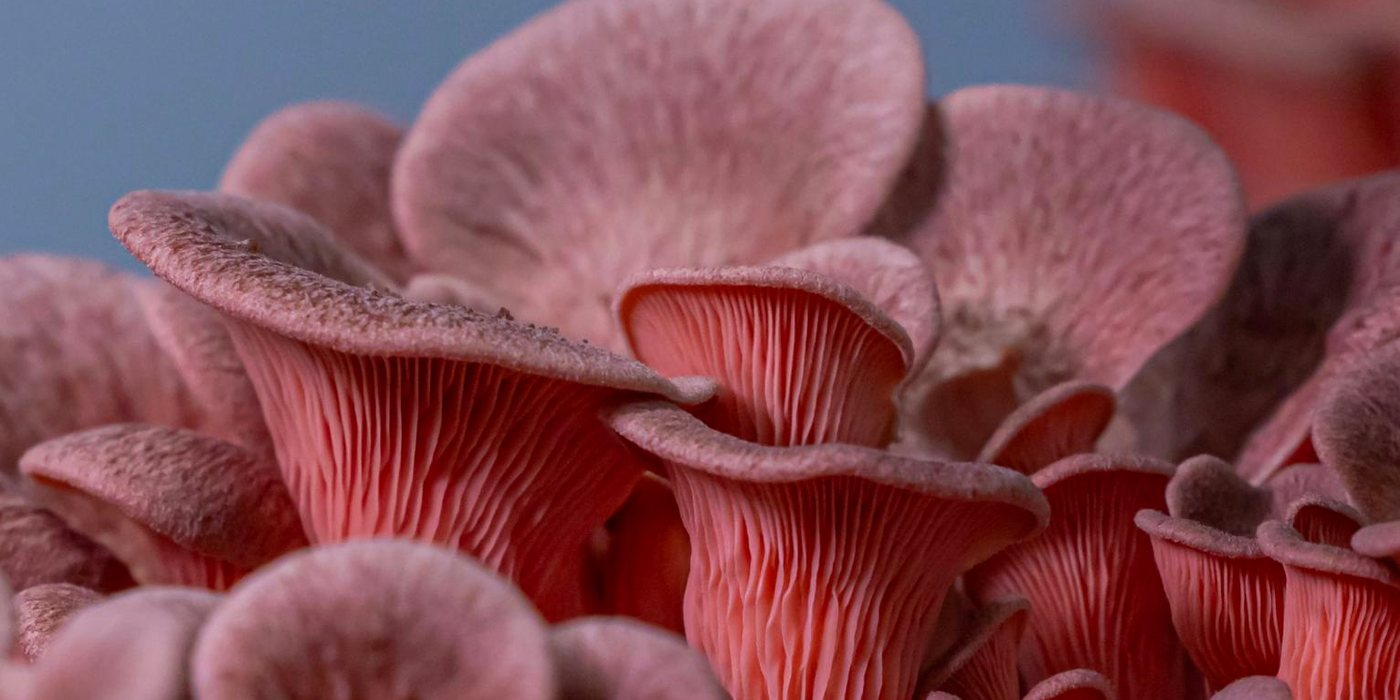
#> input picture images/card_hero.jpg, 1400 x 700 px
$ python make_og.py
#> lines starting #> are read from the running program, lines starting #| are printed output that depends on the picture
"""Builds images/og.jpg, the link-preview image shown when the site is shared
on WhatsApp, Facebook, Telegram and the like.

1200x630 is the size those services crop to. Run this only when the photo or
the branding changes; build.py does not regenerate it.

Layout: the photograph keeps its full colour in the upper band and the type
sits on solid ground below it, with the seal straddling the join. Darkening
the whole photograph to make the text readable was tried first and it turned
the pink oysters brown, which is the one thing this image exists to show.

Hebrew is drawn right to left by reversing the string, which is correct for
plain Hebrew with no embedded Latin text or digits. If you ever add either,
this needs a real bidi library instead.
"""

import pathlib

from PIL import Image, ImageDraw, ImageEnhance, ImageFont, ImageOps

HERE = pathlib.Path(__file__).parent
W, H = 1200, 630
PHOTO_H = 250          # where the photograph gives way to solid ground
FADE = 42              # soft join, so the edge is not a hard line

SOURCE_PHOTO = HERE / "images" / "card_hero.jpg"
LOGO = HERE / "images" / "logo-cream.png"
OUT = HERE / "images" / "og.jpg"

GROUND = (23, 21, 18)
CREAM = (242, 237, 227)
OCHRE = (200, 151, 63)

HEB_BOLD = r"C:\Windows\Fonts\FrankRuehlCLM-Bold.otf"
LATIN = r"C:\Windows\Fonts\arialbd.ttf"


def heb(s):
    """Reverse for right-to-left drawing. Plain Hebrew only."""
    return s[::-1]


canvas = Image.new("RGB", (W, H), GROUND)
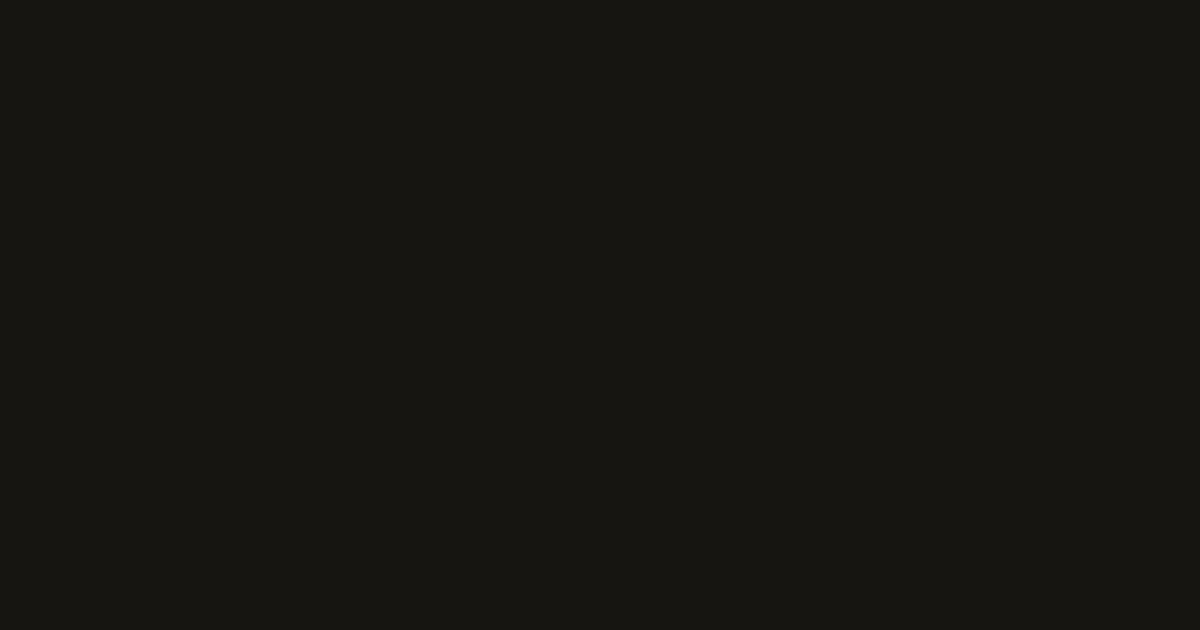
#> canvas: PIL image 1200x630 RGB; mean R, G, B 23, 21, 18

photo = ImageOps.exif_transpose(Image.open(SOURCE_PHOTO)).convert("RGB")
#> photo is the input picture: PIL image 1400x700 RGB; mean R, G, B 130.8, 75.8, 83.5
photo = ImageOps.fit(photo, (W, PHOTO_H), Image.LANCZOS, centering=(0.5, 0.42))
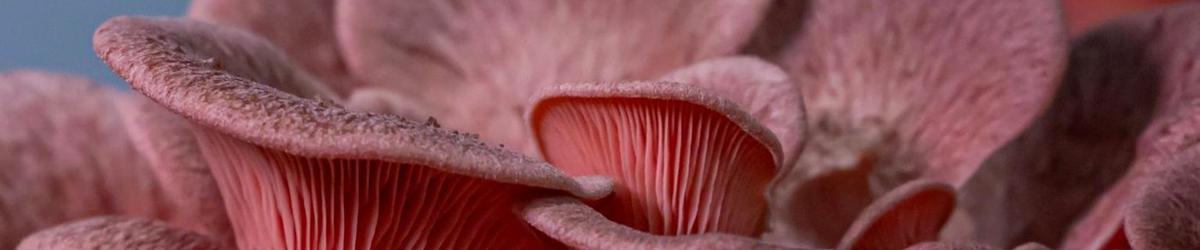
#> photo: PIL image 1200x250 RGB; mean R, G, B 131.8, 76.7, 82.3
photo = ImageEnhance.Color(photo).enhance(1.12)
canvas.paste(photo, (0, 0))
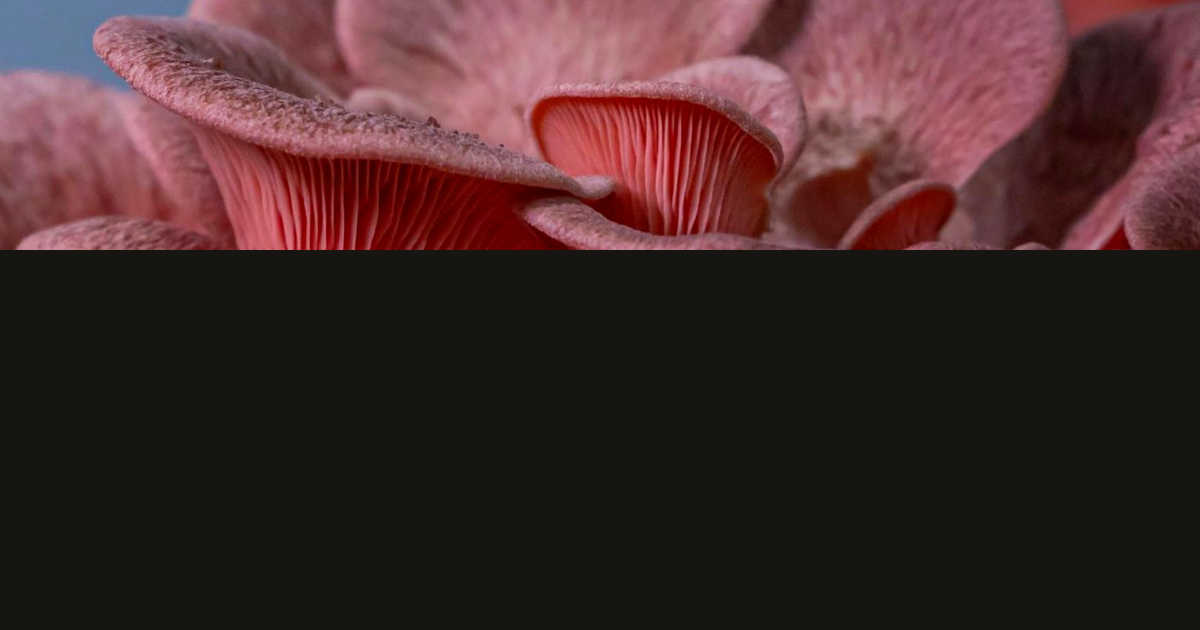
#> canvas: PIL image 1200x630 RGB; mean R, G, B 67.8, 42.1, 42.8

# fade the bottom of the photograph into the ground
fade = Image.new("L", (1, FADE))
for y in range(FADE):
    fade.putpixel((0, y), int(255 * (y / FADE) ** 0.85))
region = (0, PHOTO_H - FADE, W, PHOTO_H)
canvas.paste(
    Image.composite(
        Image.new("RGB", (W, FADE), GROUND),
        canvas.crop(region),
        fade.resize((W, FADE)),
    ),
    region,
)
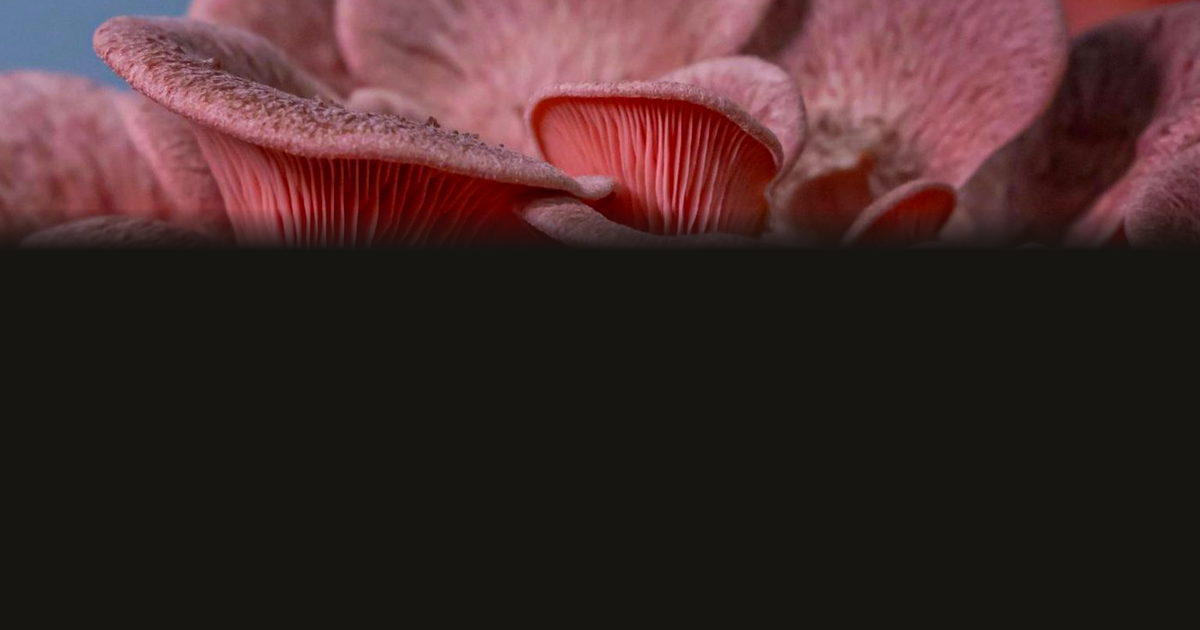
#> canvas: PIL image 1200x630 RGB; mean R, G, B 64.2, 41, 41.4

draw = ImageDraw.Draw(canvas)

#> (the run stopped early here; a loop or call above may not have finished)

$ run again, with images/black_pearl.jpg copied over images/card_hero.jpg
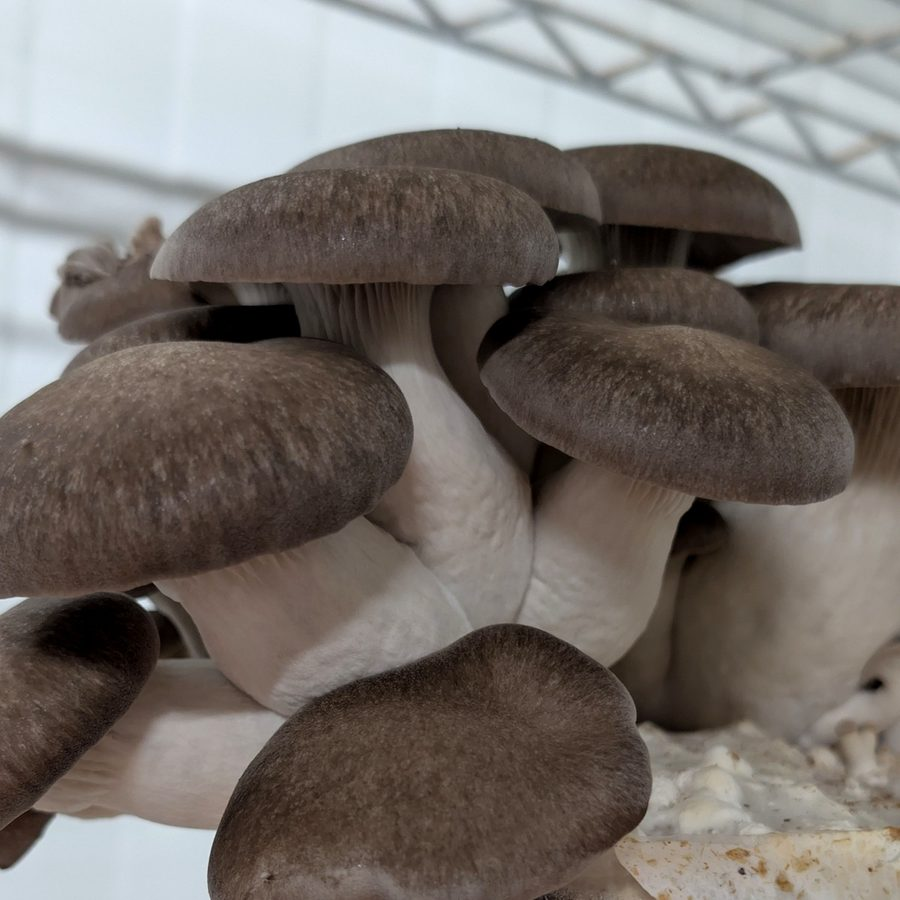
#> input picture images/black_pearl.jpg, 900 x 900 px
#> photo is the input picture: PIL image 900x900 RGB; mean R, G, B 117.4, 110.7, 105.9
#> `photo = ImageOps.fit(photo, (W, PHOTO_H), Image.LANCZOS, centering=(0...`:
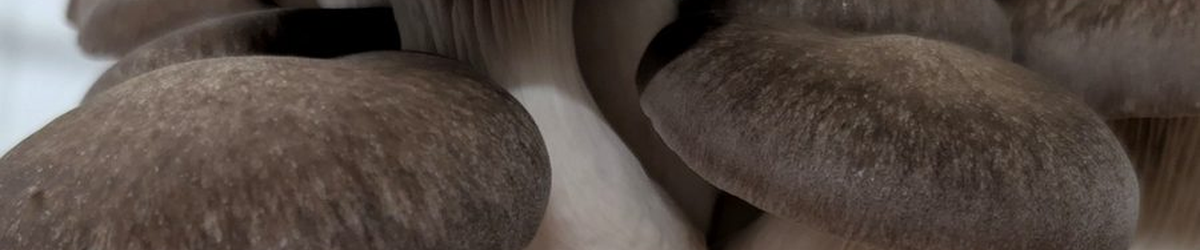
#> photo: PIL image 1200x250 RGB; mean R, G, B 84, 73, 66.5
#> `canvas.paste( Image.composite( Image.new("RGB", (W, FADE), GROUND), ca..`:
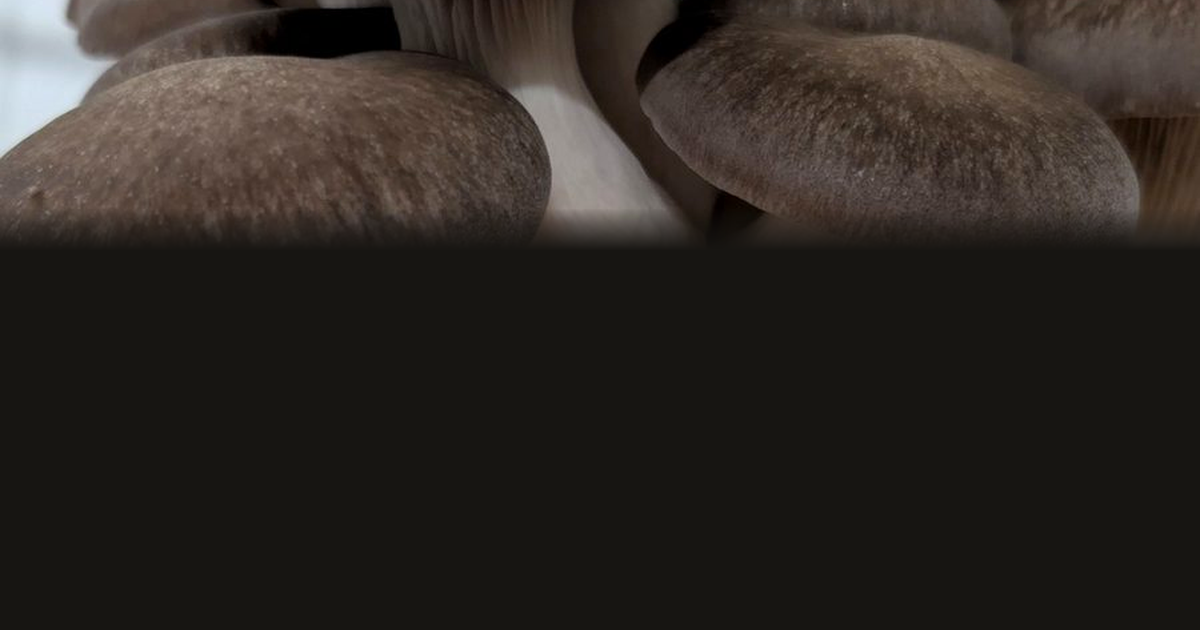
#> canvas: PIL image 1200x630 RGB; mean R, G, B 45.2, 39.5, 35.1

$ run again, with images/blue_oyster.jpg copied over images/card_hero.jpg
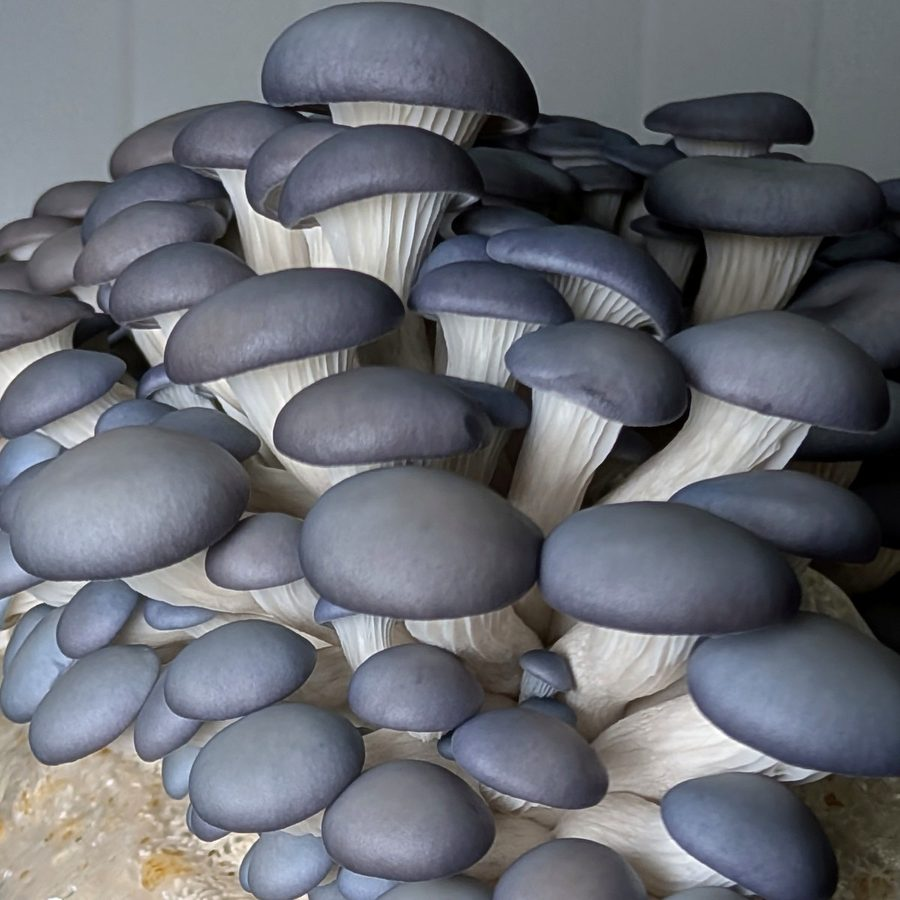
#> input picture images/blue_oyster.jpg, 900 x 900 px
#> photo is the input picture: PIL image 900x900 RGB; mean R, G, B 104.8, 107.4, 115.1
#> `photo = ImageOps.fit(photo, (W, PHOTO_H), Image.LANCZOS, centering=(0...`:
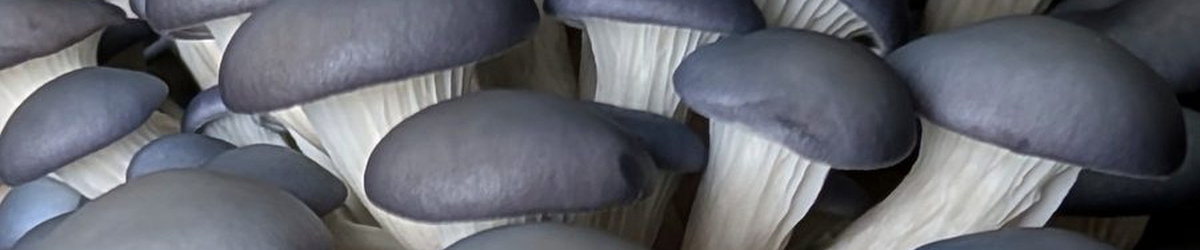
#> photo: PIL image 1200x250 RGB; mean R, G, B 99.9, 102.2, 110.1
#> `canvas.paste( Image.composite( Image.new("RGB", (W, FADE), GROUND), ca..`:
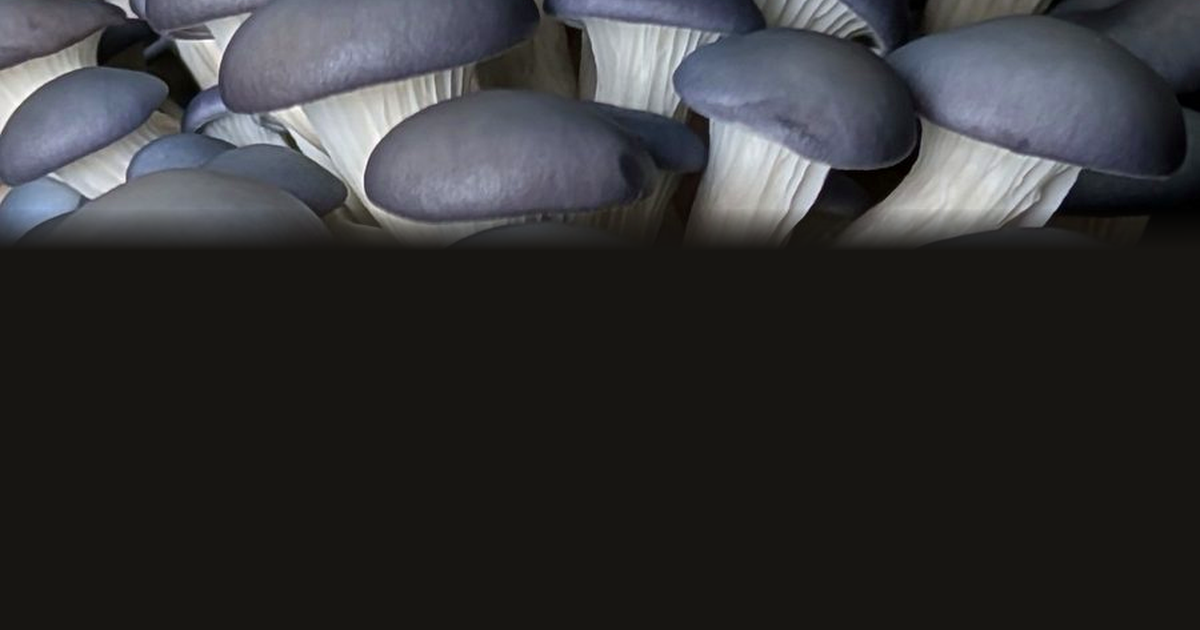
#> canvas: PIL image 1200x630 RGB; mean R, G, B 50.4, 50.2, 51.6

$ run again, with images/landing_bg.jpg copied over images/card_hero.jpg
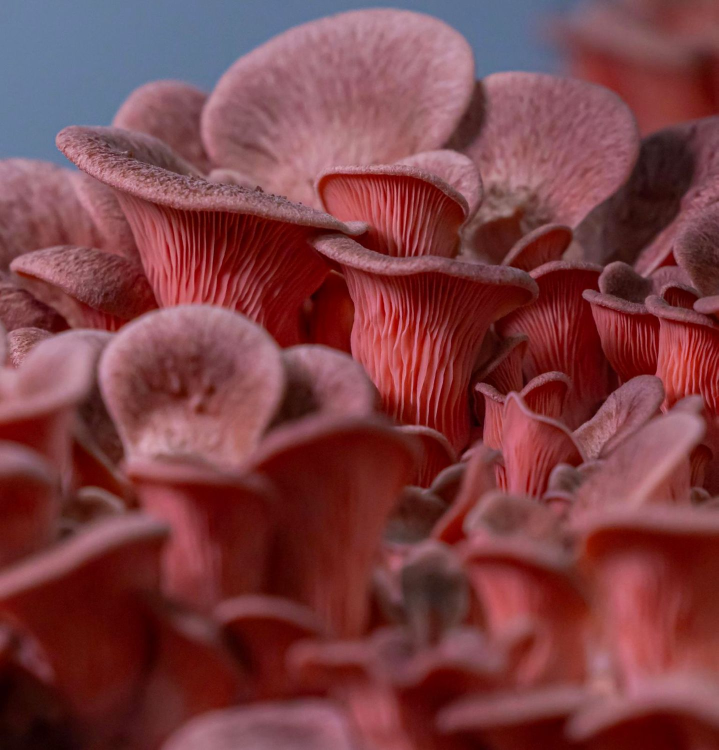
#> input picture images/landing_bg.jpg, 1437 x 1500 px (shown at 1/2 size)
#> photo is the input picture: PIL image 1437x1500 RGB; mean R, G, B 123.9, 63.7, 68.4
#> `photo = ImageOps.fit(photo, (W, PHOTO_H), Image.LANCZOS, centering=(0...`:
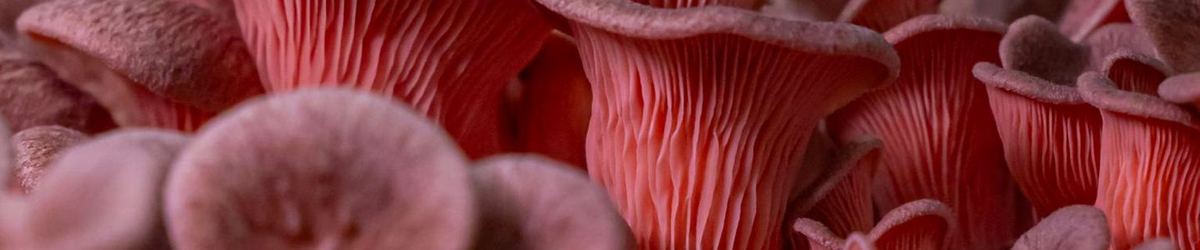
#> photo: PIL image 1200x250 RGB; mean R, G, B 129.4, 55.3, 59.2
#> `canvas.paste( Image.composite( Image.new("RGB", (W, FADE), GROUND), ca..`:
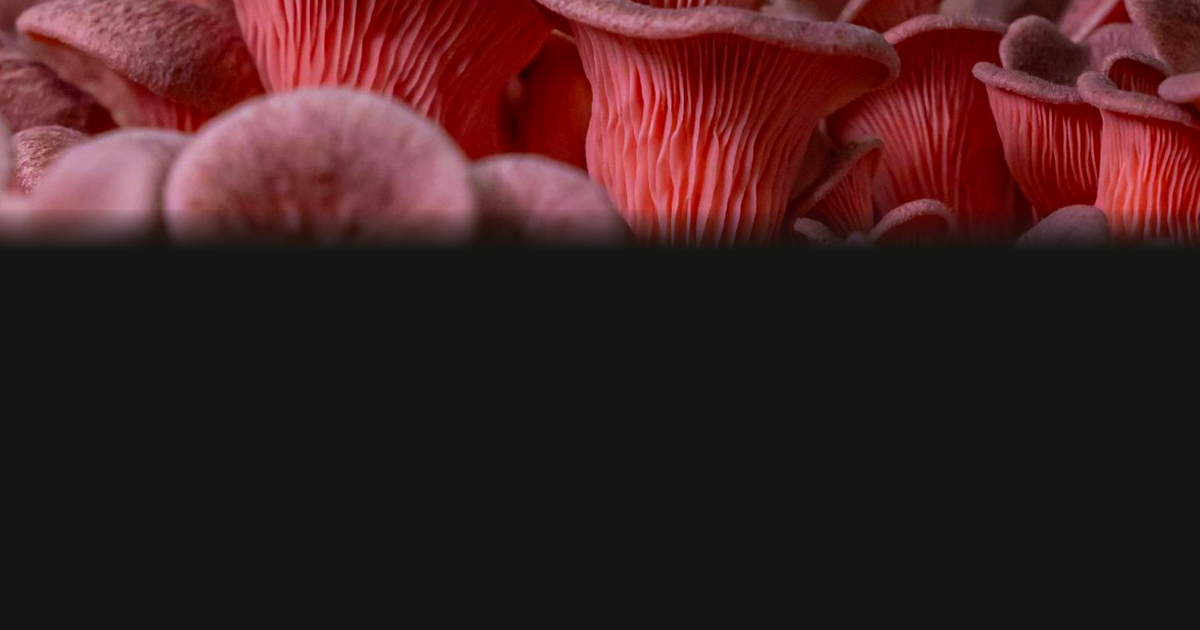
#> canvas: PIL image 1200x630 RGB; mean R, G, B 63.5, 32.2, 31.8
